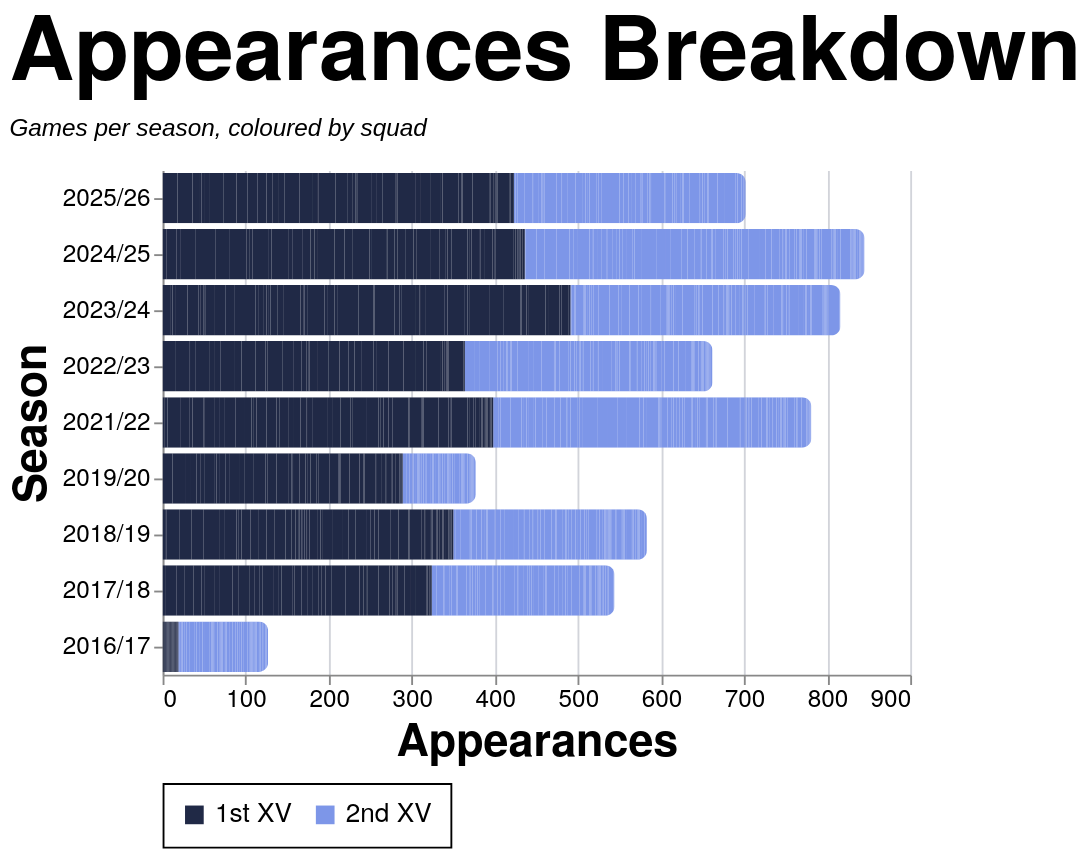

This figure's Vega-Lite source:
### Vega-Lite specification from a JSON file in a GitHub repository (floating-point values rounded to 4 significant figures; data arrays with more than 128 entries replaced by an {"elided": "..."} marker saying what was removed)
{"config": {"axis": {"labelFont": "PT Sans Narrow, Helvetica Neue, Helvetica, Arial, sans-serif", "titleFont": "PT Sans Narrow, Helvetica Neue, Helvetica, Arial, sans-serif", "labelFontSize": 13, "titleFontSize": 24, "gridColor": "#202947", "gridOpacity": 0.2, "zindex": 1}, "text": {"font": "Lato, sans-serif"}, "bar": {"cornerRadiusEnd": 5}, "header": {"labelFont": "PT Sans Narrow, Helvetica Neue, Helvetica, Arial, sans-serif", "titleFont": "PT Sans Narrow, Helvetica Neue, Helvetica, Arial, sans-serif", "labelFontSize": 24, "titleFontSize": 28, "labelFontWeight": "bold", "orient": "left"}, "legend": {"labelFont": "PT Sans Narrow, Helvetica Neue, Helvetica, Arial, sans-serif", "titleFont": "PT Sans Narrow, Helvetica Neue, Helvetica, Arial, sans-serif", "labelFontSize": 14, "titleFontSize": 16, "titlePadding": 5, "fillColor": "white", "strokeColor": "black", "padding": 10, "titleFontWeight": "lighter", "titleFontStyle": "italic", "titleColor": "gray", "offset": 10}, "title": {"font": "PT Sans Narrow, Helvetica Neue, Helvetica, Arial, sans-serif", "fontSize": 48, "fontWeight": "bold", "anchor": "start", "align": "center", "titlePadding": 20, "subtitlePadding": 10, "subtitleFontSize": 13, "subtitleColor": "", "subtitleFontStyle": "italic", "offset": 15, "color": "black"}, "axisX": {"labelAngle": 0}, "facet": {"title": null, "header": null, "align": {"row": "each", "column": "each"}, "spacing": 10}, "resolve": {"scale": {"y": "independent", "facet": "independent"}}, "background": "transparent", "scale": {"offsetBandPaddingOuter": 0.2, "offsetBandPaddingInner": 0.1}, "view": {"stroke": null, "background": "transparent"}}, "data": {"name": "data-0d49ad1c0d97a8cf3a82d6eba0a421fd"}, "mark": {"type": "bar"}, "encoding": {"color": {"field": "color_value", "legend": {"orient": "bottom", "title": null}, "scale": {"domain": ["1st XV", "2nd XV"], "range": ["#202946", "#7d96e8"]}, "sort": {"field": "sum(apps)", "op": "sum", "order": "descending"}, "type": "nominal"}, "tooltip": [{"field": "player", "title": "Player", "type": "nominal"}, {"field": "season", "title": "Season", "type": "nominal"}, {"field": "color_value", "title": "Group", "type": "nominal"}, {"aggregate": "sum", "field": "apps", "title": "Appearances", "type": "quantitative"}], "x": {"aggregate": "sum", "field": "apps", "title": "Appearances", "type": "quantitative"}, "y": {"field": "season", "sort": {"field": "season_sort", "op": "max", "order": "descending"}, "title": "Season", "type": "nominal"}}, "height": {"step": 30}, "title": {"text": "Appearances Breakdown", "subtitle": "Games per season, coloured by squad"}, "width": 400, "$schema": "https://vega.github.io/schema/vega-lite/v5.20.1.json", "datasets": {"data-0d49ad1c0d97a8cf3a82d6eba0a421fd": {"elided": "2509 records"}}}
